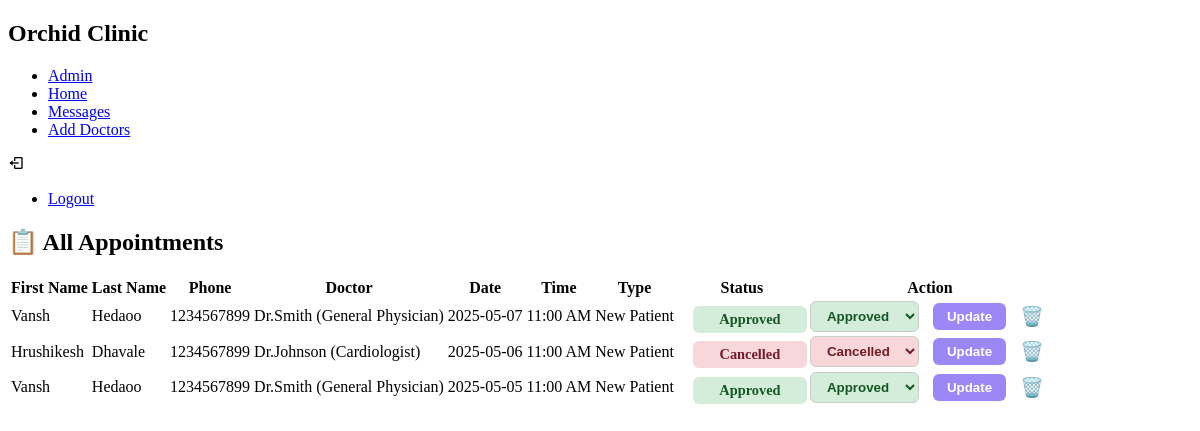
The page /dashboard (signed in) on the database its author committed.
### tables this page shows
CREATE TABLE appointments (
            id INTEGER PRIMARY KEY AUTOINCREMENT,
            firstname TEXT NOT NULL,
            lastname TEXT NOT NULL,
            email TEXT NOT NULL,
            number TEXT NOT NULL,
            doctor TEXT NOT NULL,
            date TEXT NOT NULL,
            time TEXT NOT NULL,
            appointment_type TEXT NOT NULL,
            notes TEXT,
            status TEXT DEFAULT 'Pending'
        );

### app.py (the view)
@app.route("/dashboard" , methods=["GET", "POST"])
def dashboard():
    if not session.get("admin_logged_in"):
        flash("⚠️ Admin login required", "error")
        return redirect(url_for("admin_login"))
    conn = sqlite3.connect(DB_NAME)
    cursor = conn.cursor()
    cursor.execute("SELECT * FROM appointments ORDER BY date DESC, time ASC")
    appointments = cursor.fetchall()
    conn.close()
    return render_template("dashboard.html", appointments=appointments)

### templates/dashboard.html (shortened to what this page needs)
<!DOCTYPE html>
<html lang="en">
<head>
  <link rel="stylesheet" href="C:\Users\Lenovo\OneDrive\Desktop\Hospital-Management-System-main\static\dashboard.css">
  <link
      href="https://cdn.jsdelivr.net/npm/remixicon@4.5.0/fonts/remixicon.css"
      rel="stylesheet"
    />
    <link
      href="https://unpkg.com/boxicons@2.1.4/css/boxicons.min.css"
      rel="stylesheet"
    />
</head>
<body>
    <header>
        <nav>
          <div class="logo">
          <h1>Orchid <span>Clinic</span></h1>
          </div>
          <ul class="nav-links">
            <li><a href="dashboard.html">Admin</a></li>
            <li><a href="index.html">Home</a></li>
            <li><a href="messages.html">Messages</a></li>
            <li><a href="adddoctor.html">Add Doctors</a></li>
          </ul>
          <div class="btn">
            <i class='bx bx-log-out bx-flashing' ></i>
            <ul>
              <li><a href="logout.html" class="logout-btn">Logout</a></li>
            </ul>
          </div>
        </nav>
      </header>
      <div class="container">
        <h2>📋 All Appointments</h2>
        <table>
          <thead>
            <tr>
              <th>First Name</th>
              <th>Last Name</th>
              <th>Phone</th>
              <th>Doctor</th>
              <th>Date</th>
              <th>Time</th>
              <th>Type</th>
              <th>Status</th>
              <th>Action</th>
            </tr>
          </thead>
          <tbody>
            {% for a in appointments %}
            <tr>
              <td>{{ a[1] }}</td>
              <td>{{ a[2] }}</td>
              <td>{{ a[4] }}</td>
              <td>{{ a[5] }}</td>
              <td>{{ a[6] }}</td>
              <td>{{ a[7] }}</td>
              <td>{{ a[8] }}</td>
              <td class="
                {% if a[10] == 'Pending' %}status-pending
                {% elif a[10] == 'Approved' %}status-approved
                {% elif a[10] == 'Cancelled' %}status-cancelled
                {% endif %}
              ">
  {{ a[10] }}
</td>
<td >
  <div class="action-buttons">
    <form action="/update_status/{{ a[0] }}" method="POST">
      <select name="status" class="select-status" id="status-{{ a[0] }}">
        <option value="Approved" {% if a[10] == 'Approved' %}selected{% endif %}>Approved</option>
        <option value="Cancelled" {% if a[10] == 'Cancelled' %}selected{% endif %}>Cancelled</option>
      </select>
      <button type="submit" class="update-btn">Update</button>
    </form>
    <form action="/delete_appointment/{{ a[0] }}" method="POST" onsubmit="return confirm('Are you sure you want to delete this appointment?');" style="display:inline;">
      <button type="submit" class="delete-btn" title="Delete Appointment">🗑️</button>
    </form>
  </div>
</td>
            </tr>
            {% endfor %}
          </tbody>
        </table>
      </div>
</body>
</html>

### templates/dashboard.html (style rules this page uses)
:root { --main: #9b87f5; --sec: #1a1f2c; --third: #f5f2ff; }
.select-status { padding: 6px 12px; border-radius: 6px; border: 1px solid #ccc; color: #fff; font-weight: bold; outline: none; }
.status-approved { background-color: #d4edda; color: #155724; }
.status-cancelled { background-color: #f8d7da; color: #721c24; }
.update-btn { padding: 6px 14px; border: none; border-radius: 6px; color: #fff; font-weight: bold; cursor: pointer; background-color: rgba(155, 135, 245, 1); margin-left: 10px; }
td.status-pending, td.status-approved, td.status-cancelled { padding: 5px 12px; border-radius: 6px; font-weight: 600; text-align: center; vertical-align: middle; width: 90px; font-size: 0.9rem; }
td.status-pending, td.status-approved, td.status-cancelled { display: flex; justify-content: center; align-items: center; margin-left: 1rem; margin-top: 0.4rem; }
.action-buttons { display: flex; align-items: center; justify-content: center; gap: 8px; }
.delete-btn { background-color: transparent; border: none; font-size: 1.2rem; cursor: pointer; transition: color 0.2s ease; }

### rows shown on the page
appointments: firstname "Vansh", lastname "Hedaoo", number "1234567899", doctor "Dr.Smith (General Physician)", date "2025-05-07", time "11:00 AM", appointment_type "New Patient", status "Approved"
appointments: firstname "Hrushikesh", lastname "Dhavale", number "1234567899", doctor "Dr.Johnson (Cardiologist)", date "2025-05-06", time "11:00 AM", appointment_type "New Patient", status "Cancelled"
appointments: firstname "Vansh", lastname "Hedaoo", number "1234567899", doctor "Dr.Smith (General Physician)", date "2025-05-05", time "11:00 AM", appointment_type "New Patient", status "Approved"
